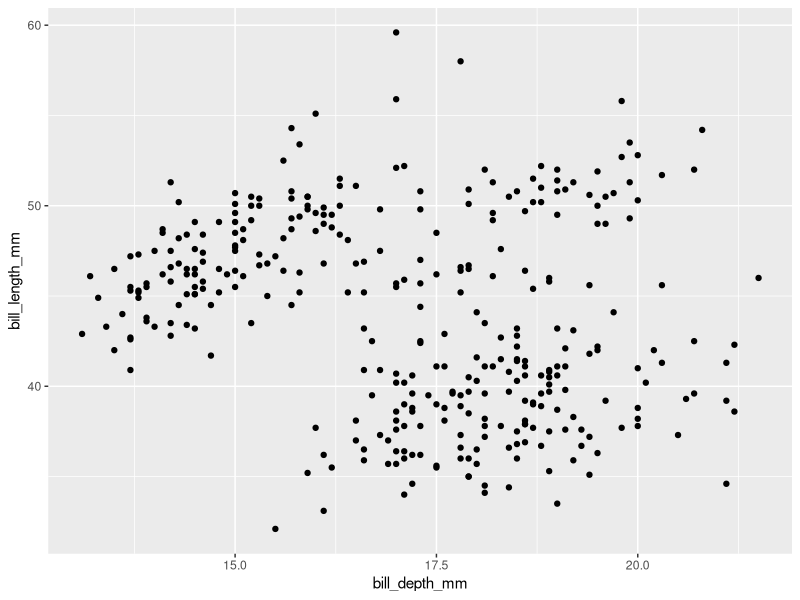
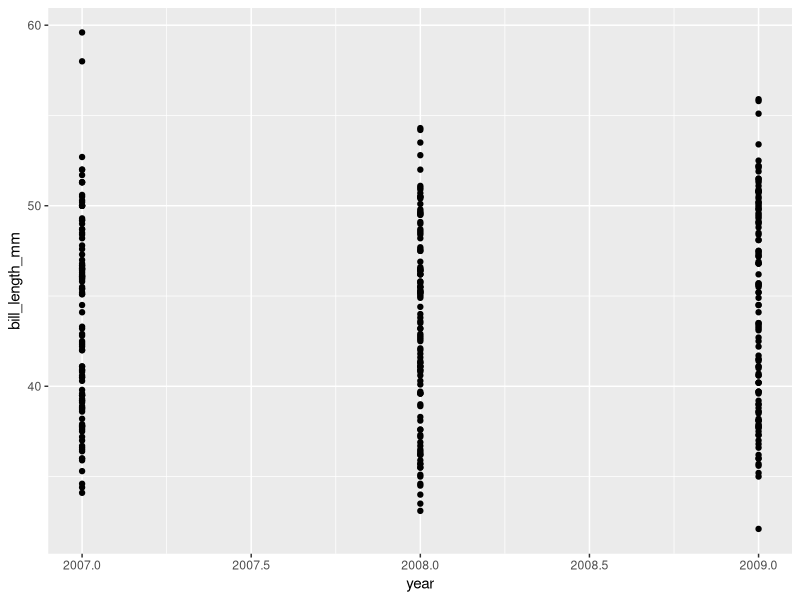
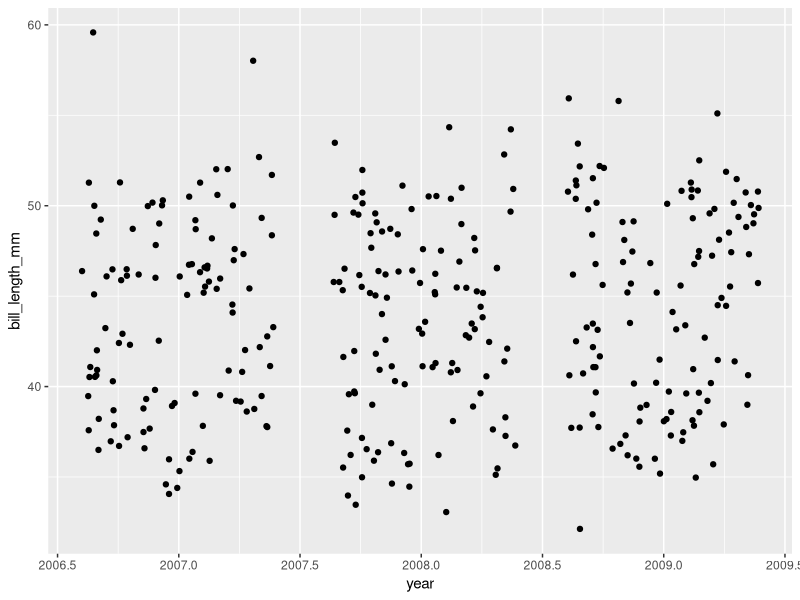
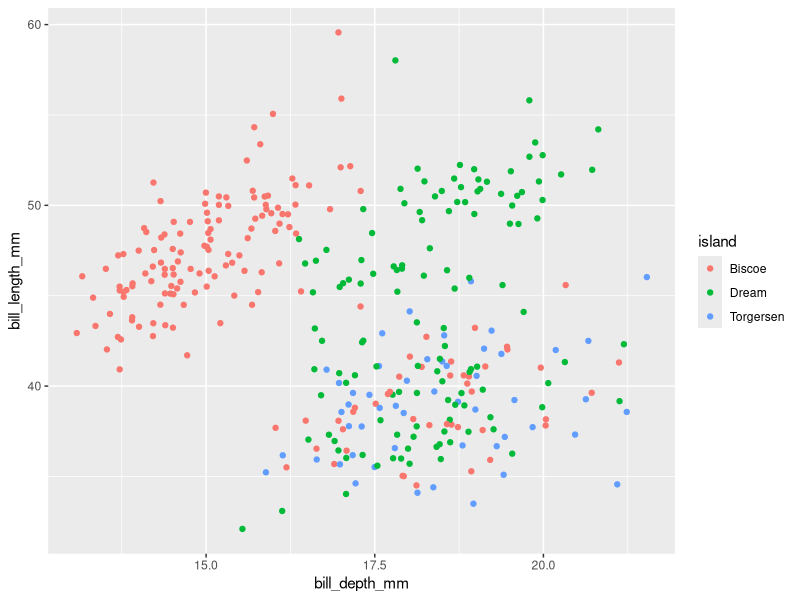
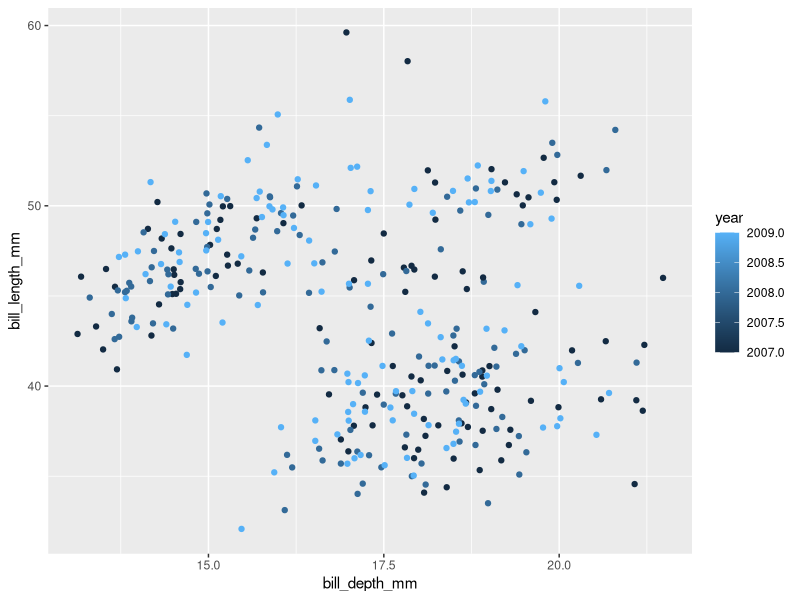
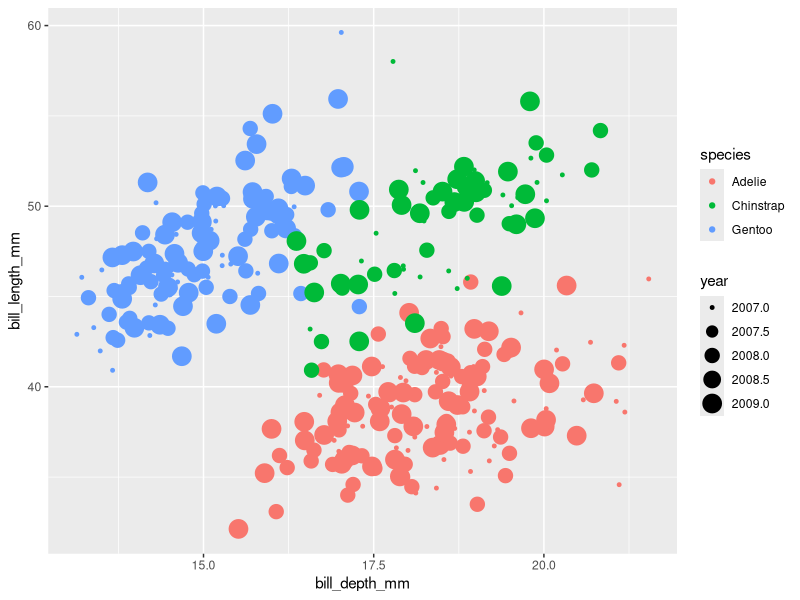
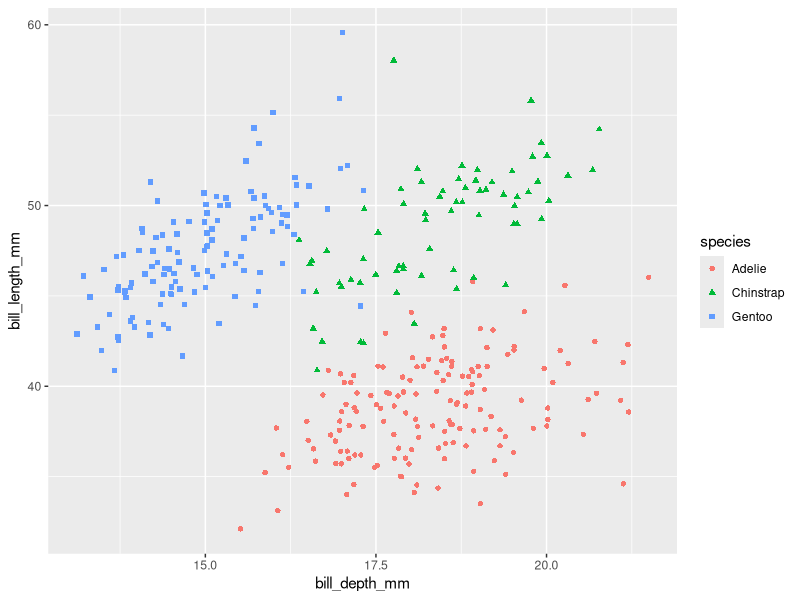
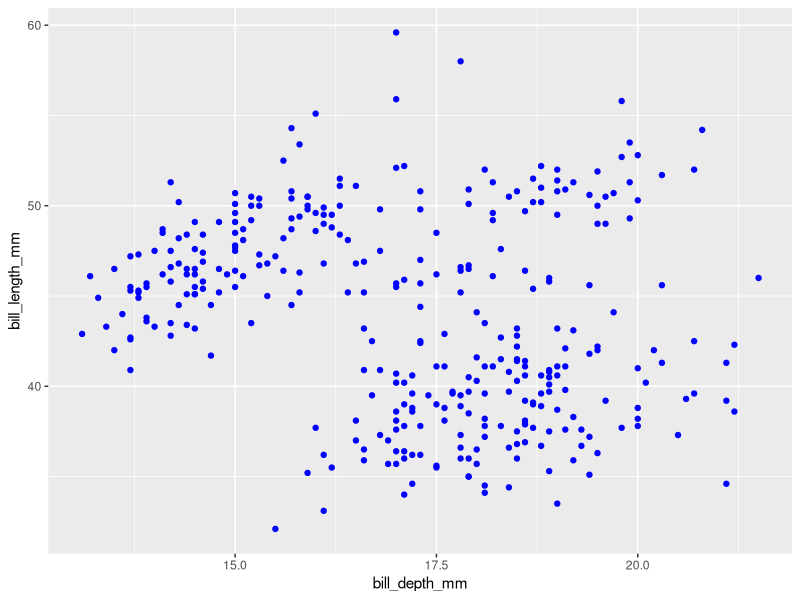

Source code (R) for these figures, in order:
## ---- chunk 1
penguins <- palmerpenguins::penguins
knitr::opts_chunk$set(collapse = TRUE)
## ---- chunk 2
# install.packages("tidyverse")
library(tidyverse)
## ---- chunk 3
ggplot(data = penguins) +
  geom_point(
    mapping = aes(x = bill_depth_mm,
                  y = bill_length_mm)
  )
## ---- chunk 4
ggplot(data = penguins) +
  geom_point(
    mapping = aes(x = year, 
                  y = bill_length_mm)
  )

## ---- chunk 5
ggplot(data = penguins) +
  geom_jitter(
    mapping = aes(x = year, 
                  y = bill_length_mm)
  )

## ---- chunk 6
ggplot(data = penguins) + 
  geom_jitter(
    mapping = aes(x = bill_depth_mm, 
                  y = bill_length_mm, 
                  colour = island)
  )
## ---- chunk 7
ggplot(data = penguins) +
  geom_jitter(
    mapping = aes(x = bill_depth_mm, 
                  y = bill_length_mm,
                  colour = year)
  )
## ---- chunk 8
ggplot(data = penguins) + 
  geom_jitter(
    mapping = aes(x = bill_depth_mm, 
                  y = bill_length_mm, 
                  colour = species, 
                  size = year)
  )
## ---- chunk 9
ggplot(data = penguins) + 
  geom_jitter(
    mapping = aes(x = bill_depth_mm, 
                  y = bill_length_mm, 
                  colour = species, 
                  shape = species)
  )
## ---- chunk 10
ggplot(data = penguins) + 
  geom_point(
    mapping = aes(x = bill_depth_mm, 
                  y = bill_length_mm),
    colour = "blue"
  )
## ---- chunk 11
ggplot(data = penguins) + 
  geom_point(
    mapping = aes(x = bill_depth_mm, 
                  y = bill_length_mm, 
                  alpha = year)
  )
## ---- chunk 12
ggplot(data = penguins) + 
  geom_point(
    mapping = aes(x = bill_depth_mm, 
                  y = bill_length_mm),
    alpha = 0.5)
## ---- chunk 13
ggplot(data = penguins) + 
  geom_boxplot(
    mapping = aes(x = species, 
                  y = bill_length_mm)
  )
## ---- chunk 14
ggplot(data = penguins) + 
  geom_jitter(
    mapping = aes(x = species, 
                  y = bill_length_mm, 
                  colour = species)
  ) +
  geom_boxplot(
    mapping = aes(x = species,
                  y = bill_length_mm)
  )

## ---- chunk 15
ggplot(data = penguins,
       mapping = aes(x = island, 
                     y = bill_length_mm)
) + 
  geom_jitter(aes(colour = island)) +
  geom_boxplot(alpha = .6)

## ---- chunk 16
ggplot(data = penguins, 
       mapping = aes(x = bill_depth_mm, 
                     y = bill_length_mm)
) +
  geom_point(alpha = 0.5) +
  geom_smooth(method = "lm")
## ---- chunk 17
ggplot(data = penguins, 
       mapping = aes(x = bill_depth_mm, 
                     y = bill_length_mm)) +
  geom_point(mapping = aes(colour = species),
             alpha = 0.5) +
  geom_smooth(method = "lm")
## ---- chunk 18
ggplot(penguins, 
       aes(x = bill_depth_mm, 
           y = bill_length_mm)) +
  geom_point(aes(colour = species),
             alpha = 0.5) +
  geom_smooth(method = "lm", 
              aes(colour = species)) +
  geom_smooth(method = "lm", 
              colour = "black")
## ---- chunk 19
ggplot(penguins, 
      aes(x = bill_depth_mm, 
          y = bill_length_mm,
          colour = species)) +
  geom_point(alpha = 0.5) +
  geom_smooth(method = "lm") +
  facet_wrap(~ sex)
## ---- chunk 20
ggplot(penguins, 
      aes(x = bill_depth_mm, 
          y = bill_length_mm,
          colour = sex)) +
  geom_point(alpha = 0.5) +
  geom_smooth(method = "lm") +
  facet_wrap(~ species)
## ---- chunk 21
ggplot(penguins, 
      aes(x = bill_depth_mm, 
          y = bill_length_mm,
          colour = sex)) +
  geom_point(alpha = 0.5) +
  geom_smooth(method = "lm") +
  facet_wrap(~ species + island)
